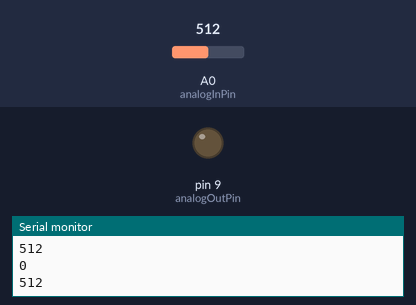
A sketch run on a simulated Arduino Uno, built with avr-gcc and run on an emulated ATmega328P. Parts: output pins drawn as LEDs (lit = HIGH), the last lines printed to the serial monitor. The inputs (shaded band) are chosen by the test bench; at power-on: A0 (analogInPin) = 512.

Above: at 1.2 s.
1.3 s: A0 (analogInPin) set to 710
At 2.4 s:
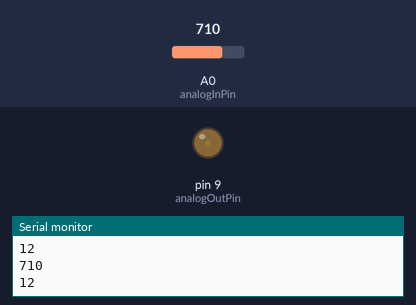
2.8 s: A0 (analogInPin) set to 900
At 3.4 s:
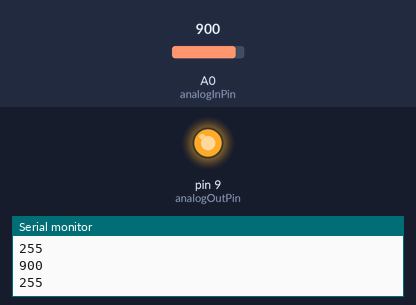
Timing chart, 0 to 5.8 s (numbered marks = the images above; inputs shaded):
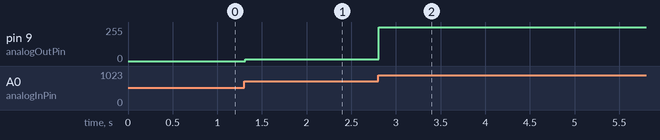

The sketch:

Week15.ino
```cpp
const int analogInPin=A0;
 const int analogOutPin=9;

  int outputValue=0;


void setup() {
  Serial.begin(9600);// put your setup code here, to run once:

}

void loop() {
   int sensorRead=analogRead(A0);

 Serial.println(sensorRead);
  if(sensorRead<700){sensorRead=700;}
  else if(sensorRead>900){sensorRead=900;}
  outputValue=map(sensorRead,700,900,0,255);
  analogWrite(analogOutPin,outputValue);
 // put your main code here, to run repeatedly:
Serial.println(outputValue);
delay(2);
}
```

Measured:
- after the input at 1.3 s, pin 9 (analogOutPin): 0/255 → 12/255 at once
- after the input at 2.8 s, pin 9 (analogOutPin): 12/255 → 255/255 at once
